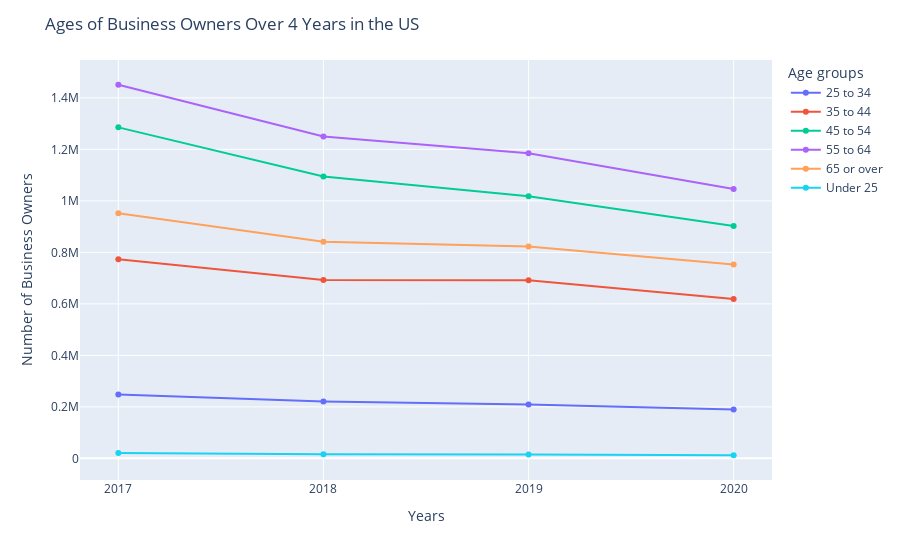

Here is the notebook cell this chart was saved with:
### Markdown cell above
-   Line graph with plotly

### Code cell
cols = [x for x in newdf.columns]
print(cols)

fig = px.line(newdf, x=newdf.index, y=cols,markers=True)

fig.update_layout(title='Ages of Business Owners Over 4 Years in the US',
                   xaxis_title='Years',
                   yaxis_title='Number of Business Owners',
                   legend_title="Age groups")

fig.show()

### Figure 1 — Plotly figure (JSON) as saved in the notebook; plotly's stock layout.template omitted (floating-point values rounded to 4 significant figures)
{"data": [{"hovertemplate": "variable=25 to 34<br>YEAR=%{x}<br>value=%{y}<extra></extra>", "legendgroup": "25 to 34", "line": {"color": "#636efa", "dash": "solid"}, "marker": {"symbol": "circle"}, "mode": "lines+markers", "name": "25 to 34", "orientation": "v", "showlegend": true, "type": "scatter", "x": ["2017", "2018", "2019", "2020"], "xaxis": "x", "y": [247936, 220886, 209246, 189780], "yaxis": "y"}, {"hovertemplate": "variable=35 to 44<br>YEAR=%{x}<br>value=%{y}<extra></extra>", "legendgroup": "35 to 44", "line": {"color": "#EF553B", "dash": "solid"}, "marker": {"symbol": "circle"}, "mode": "lines+markers", "name": "35 to 44", "orientation": "v", "showlegend": true, "type": "scatter", "x": ["2017", "2018", "2019", "2020"], "xaxis": "x", "y": [773007, 692737, 692067, 618526], "yaxis": "y"}, {"hovertemplate": "variable=45 to 54<br>YEAR=%{x}<br>value=%{y}<extra></extra>", "legendgroup": "45 to 54", "line": {"color": "#00cc96", "dash": "solid"}, "marker": {"symbol": "circle"}, "mode": "lines+markers", "name": "45 to 54", "orientation": "v", "showlegend": true, "type": "scatter", "x": ["2017", "2018", "2019", "2020"], "xaxis": "x", "y": [1285352, 1094449, 1017944, 902631], "yaxis": "y"}, {"hovertemplate": "variable=55 to 64<br>YEAR=%{x}<br>value=%{y}<extra></extra>", "legendgroup": "55 to 64", "line": {"color": "#ab63fa", "dash": "solid"}, "marker": {"symbol": "circle"}, "mode": "lines+markers", "name": "55 to 64", "orientation": "v", "showlegend": true, "type": "scatter", "x": ["2017", "2018", "2019", "2020"], "xaxis": "x", "y": [1450875, 1249570, 1185044, 1046247], "yaxis": "y"}, {"hovertemplate": "variable=65 or over<br>YEAR=%{x}<br>value=%{y}<extra></extra>", "legendgroup": "65 or over", "line": {"color": "#FFA15A", "dash": "solid"}, "marker": {"symbol": "circle"}, "mode": "lines+markers", "name": "65 or over", "orientation": "v", "showlegend": true, "type": "scatter", "x": ["2017", "2018", "2019", "2020"], "xaxis": "x", "y": [951665, 840871, 823130, 753075], "yaxis": "y"}, {"hovertemplate": "variable=Under 25<br>YEAR=%{x}<br>value=%{y}<extra></extra>", "legendgroup": "Under 25", "line": {"color": "#19d3f3", "dash": "solid"}, "marker": {"symbol": "circle"}, "mode": "lines+markers", "name": "Under 25", "orientation": "v", "showlegend": true, "type": "scatter", "x": ["2017", "2018", "2019", "2020"], "xaxis": "x", "y": [20903, 15627, 14926, 12135], "yaxis": "y"}], "layout": {"legend": {"title": {"text": "Age groups"}, "tracegroupgap": 0}, "margin": {"t": 60}, "title": {"text": "Ages of Business Owners Over 4 Years in the US"}, "xaxis": {"anchor": "y", "domain": [0, 1], "title": {"text": "Years"}}, "yaxis": {"anchor": "x", "domain": [0, 1], "title": {"text": "Number of Business Owners"}}}}
